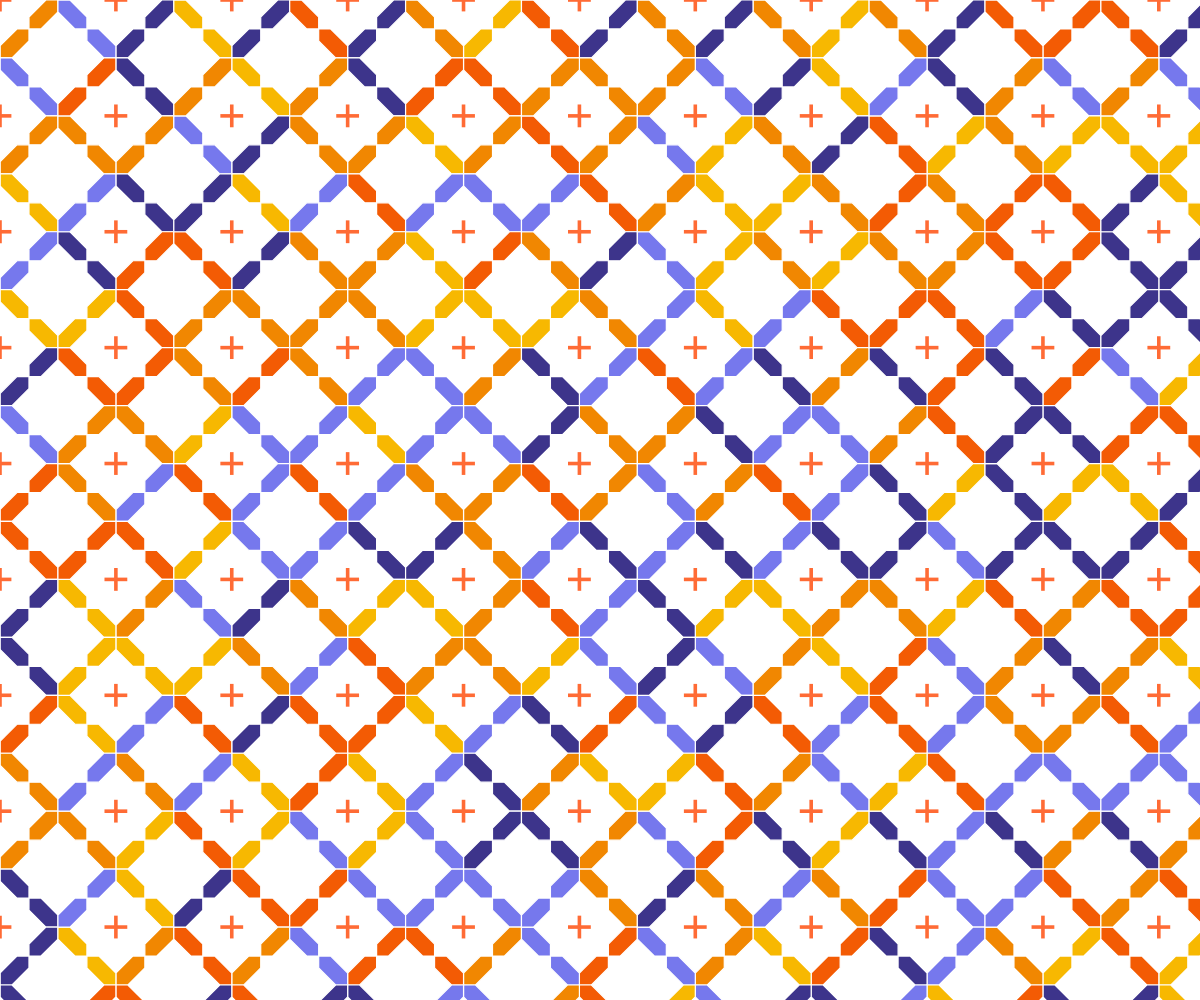
Frame 1 (no input)
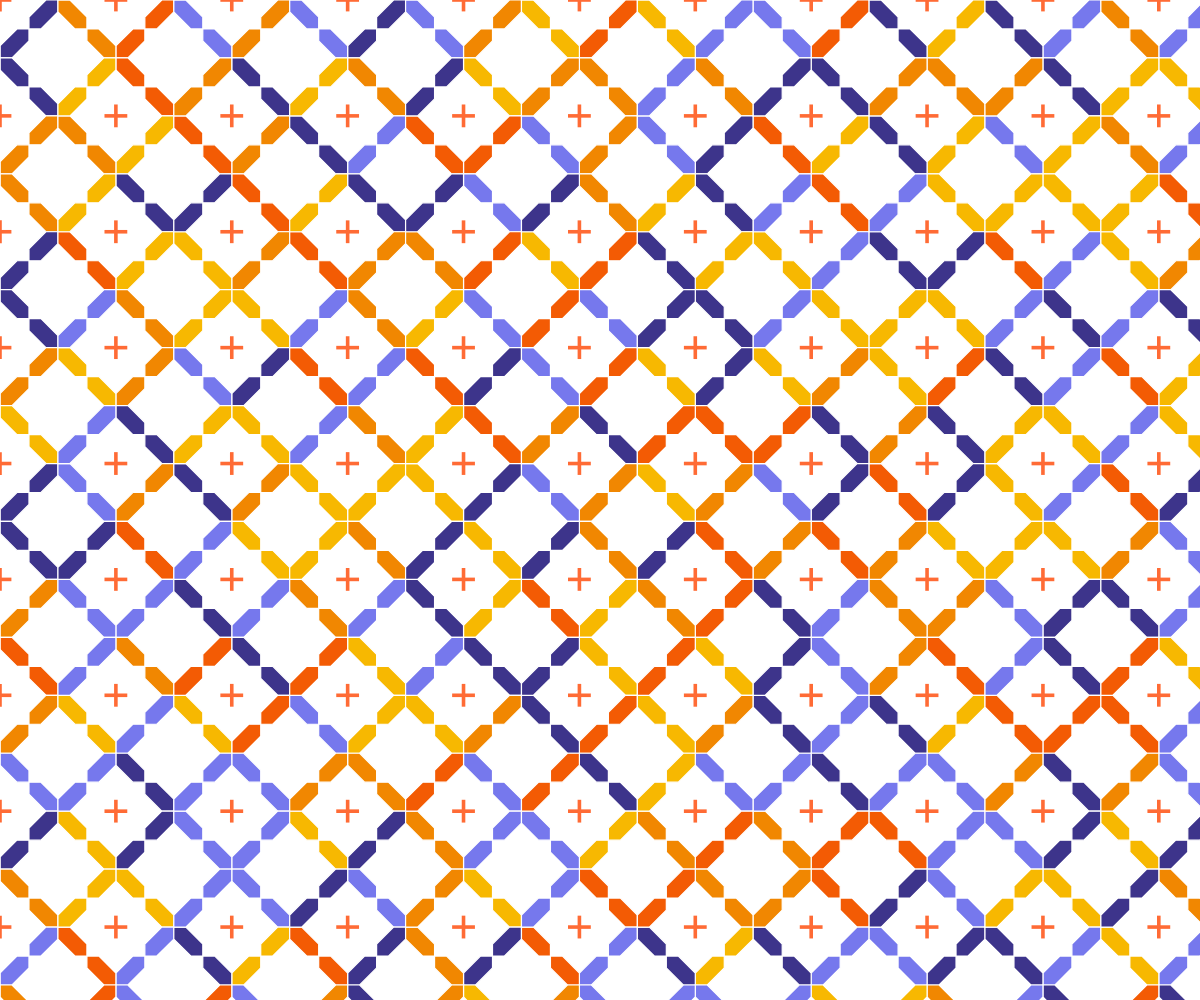
Frame 2 (the mouse pressed at the canvas centre, redrawn once)

The p5.js sketch that drew these frames (run headless with seeded random() and noise() and a simulated clock; the mouse was pressed at the canvas centre and the sketch redrawn once):

// p5.js sketch
// ── sketch.js
"use strict"

const COLORS = ["#3D348B", "#7678ED", "#F7B801", "#F18701", "#F35B04"];
const WHITE  = "#FFFFFF";
const BLACK  = "#333333";
const ORANGE = "#FF6B35";

function setup(){
	createCanvas(windowWidth, windowHeight);
	angleMode(DEGREES); rectMode(CENTER); imageMode(CENTER);
	textAlign(CENTER, CENTER); textSize(14);
	noLoop();
}

function draw(){
	background(WHITE);
	noFill();
	noStroke(); strokeCap(PROJECT);

	const len = 12;
	const pad = len*2*(1+2*sin(45)) * 2;
	const rows = floor(height / pad) + 2;
	const cols = floor(width / pad) + 2;
	for(let r=0; r<rows; r++){
		for(let c=0; c<cols; c++){
			const x = c * pad;
			const y = r * pad;
			drawJujihana(x, y, len);
		}
	}
}

function drawJujihana(x, y, len){

	fill(getColor(COLORS));
	stroke(WHITE); strokeWeight(len * 0.1);

	const long = len * 2;
	const dirs = [
		{d:0,   l:len}, {d:45,  l:long}, {d:90,  l:len},
		{d:0,   l:len}, {d:45,  l:long}, {d:90,  l:len},
		{d:180, l:len}, {d:225, l:long}, {d:270, l:len},
		{d:180, l:len}, {d:225, l:long}];
	fill(getColor(COLORS));
	drawShape(x, y, 0, -len*2*(1+2*sin(45)), len, 0,   dirs);
	fill(getColor(COLORS));
	drawShape(x, y, 0, -len*2*(1+2*sin(45)), len, 90,  dirs);
	fill(getColor(COLORS));
	drawShape(x, y, 0, -len*2*(1+2*sin(45)), len, 180, dirs);
	fill(getColor(COLORS));
	drawShape(x, y, 0, -len*2*(1+2*sin(45)), len, 270, dirs);

	stroke(ORANGE); strokeWeight(len * 0.3);
	line(x-len*0.8, y, x+len*0.8, y);
	line(x, y-len*0.8, x, y+len*0.8);
}

function drawShape(x, y, cX, cY, len, rot, dirs){

	push();
	translate(x, y);
	rotate(rot);
	beginShape();
	let current = {x: cX, y: cY};
	vertex(current.x, current.y);
	for(let dir of dirs){
		current.x += dir.l * cos(dir.d);
		current.y += dir.l * sin(dir.d);
		vertex(current.x, current.y);
	}
	endShape(CLOSE);
	pop();
}

function getColor(colors){
	return colors[floor(random()*colors.length)];
}
